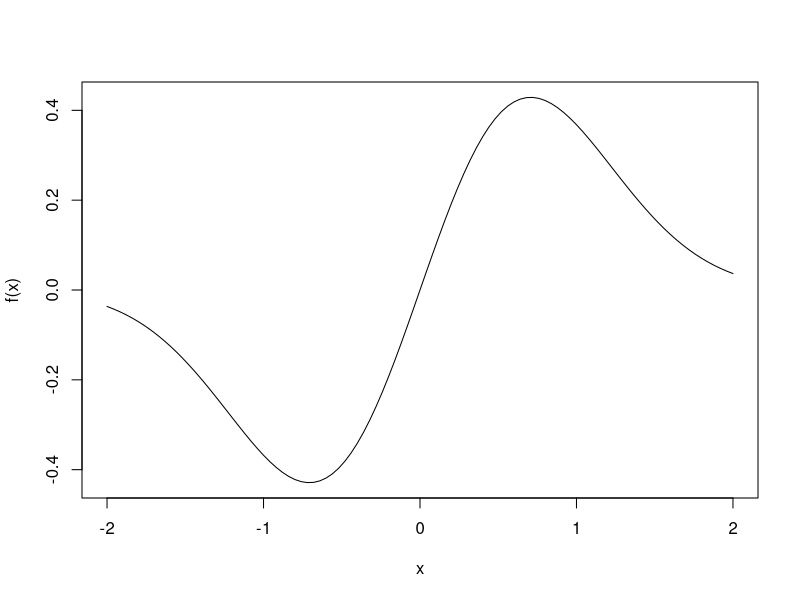

The R script that drew this image:
rm(list = ls())
# #################################### #
# find zero with Newton                #
#     tracking version:                #
#     all the points of the sequence   #
#     are stored, for didactic purpose #
# #################################### #
# parameters:
# f, f.prime:    function to be minimized and its derivative
# guess:         initial guess
# tol:           precision tolerance, defaults to 10E-7
# max_loop:      maximum number of iterations
#
# use:
# x:     vector of the values checked
#
# algo:
# - use guess as first value to check, storing it in x
# - repeat max_loop times
#   - if the function in x is less than the tolerance
#     - return x as the result
#   - compute new value  to check with the tangent method
#     and store it in the current position of x
# - if comes here, the precision has not been reached and returns null 
# 
zero_nwt_tracking <- function(f, f.prime
                              , guess = 0
                              , tol = 10E-7
                              , max_loop = 10E3
){
  t <- 1
  x <- vector(mode = "numeric")
  x[t] <- guess
  for (i in 1:max_loop){
    if (abs(f(x[t])) <= tol){
      return(list(zero = x[t], track = x))
    }
    x[t+1] <- x[t] - f(x[t]) / f.prime(x[t])
    t <- t + 1
  }
  return(NULL)
}

# ################################
# test code

# converges with any value
# f <- function(x) {x^3 - 2 * x + 2}
# f.prime <- function(x) {3 * x^2 - 2}
# initial <- 1
#
# example of non convergence when guess >abs(1/sqrt(2))
f <- function(x) {x * exp(-x^2)}
f.prime <- function(x) {-(2 * x^2 -1) * exp(-x^2)}
# initial <- 0.499 # try 0.5 for non convergence
initial <- 0.5 # try 0.5 for non convergence


#curve(f, from = -10, to = 2)
curve(f, from = -2, to = 2)

wait <- 1
result <- zero_nwt_tracking(f, f.prime, initial)
if (!is.null(result)) {
  hc <- heat.colors(length(result$track) * 2)
  for (i in seq_along(result$track)) {
    points(result$track[i], f(result$track[i]), col = hc[i])
    Sys.sleep(wait)
    wait <- wait * 0.9
  }
  text(  result$zero, f(result$zero)
         , labels = paste("Zero in "
                          ,round(result$zero,2)
                          ," Steps: ",length(result$track))
         
         , cex = 0.7
         , pos = 3)
} else {
  print("Precision not reached")
}

